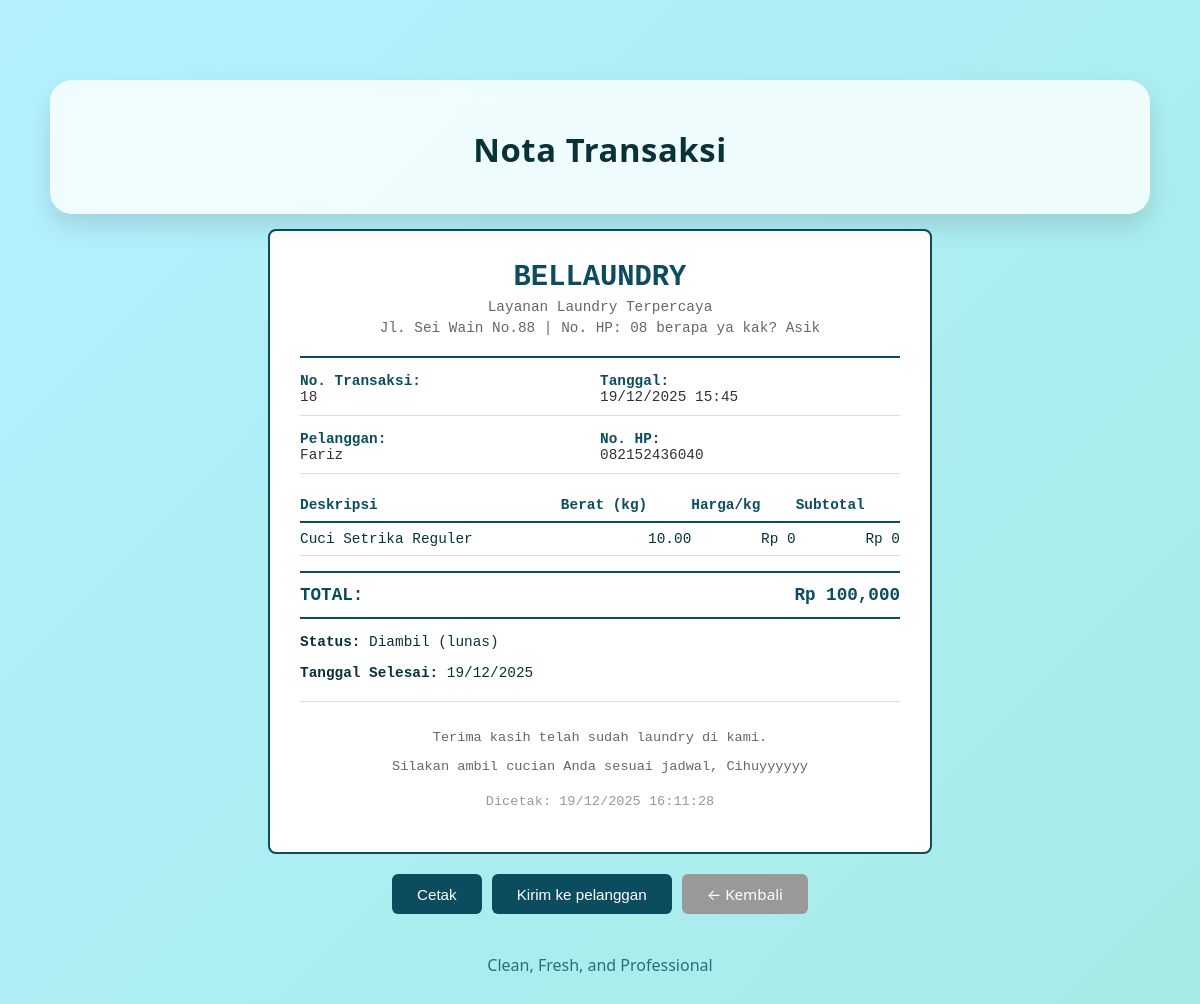
Screenshot of /app/Controllers/TransaksiController.php?aksi=nota&id_transaksi=18 with the database file from the repository.
### tables this page shows
CREATE TABLE `transaksi` (
  `id_transaksi` int(11) NOT NULL,
  `id_pelanggan` int(11) DEFAULT NULL,
  `id_pegawai` varchar(20) DEFAULT NULL,
  `tanggal_masuk` datetime DEFAULT NULL,
  `tanggal_selesai` datetime DEFAULT NULL,
  `status` varchar(50) DEFAULT 'Belum Lunas',
  `total_harga` decimal(10,2) DEFAULT 0.00,
  `metode_pembayaran` enum('Cash','Transfer','QRIS') DEFAULT 'Cash',
  `deleted_at` datetime DEFAULT NULL
);

CREATE TABLE `pelanggan` (
  `id_pelanggan` int(11) NOT NULL,
  `nama` varchar(100) NOT NULL,
  `no_hp` varchar(20) DEFAULT NULL,
  `alamat` text DEFAULT NULL,
  `deleted_at` datetime DEFAULT NULL
);

CREATE TABLE `detail_transaksi` (
  `id_detail` int(11) NOT NULL,
  `id_transaksi` int(11) DEFAULT NULL,
  `id_layanan` int(11) DEFAULT NULL,
  `berat` decimal(5,2) DEFAULT 0.00,
  `subtotal` decimal(10,2) DEFAULT 0.00
);

CREATE TABLE `layanan` (
  `id_layanan` int(11) NOT NULL,
  `id_pelanggan` int(11) DEFAULT NULL,
  `nama_layanan` varchar(100) NOT NULL,
  `berat` int(11) DEFAULT 0,
  `estimasi` varchar(50) DEFAULT NULL,
  `status` varchar(20) DEFAULT 'proses',
  `deleted_at` datetime DEFAULT NULL
);

### core/Controller.php (called while the page is built, shortened)
<?php
class Controller {
    public function model($model) {
        return new $model;
    }
    public function view($path, $data = []) {
        extract($data);
        $viewFile = __DIR__ . "/../app/Views/$path.php";
        require_once $viewFile;
    }
}

### config/koneksi.php (called while the page is built, shortened)
<?php
class Database {
    private static $instance = null;
    public static function connect() {
        if (self::$instance === null) {
            try {
                self::$instance = new PDO(
                    "mysql:host=" . DB_HOST . ";dbname=" . DB_NAME . ";charset=utf8mb4",
                    DB_USER,
                    DB_PASS,
                    [
                        PDO::ATTR_ERRMODE => PDO::ERRMODE_EXCEPTION,
                        PDO::ATTR_DEFAULT_FETCH_MODE => PDO::FETCH_ASSOC,
                        PDO::ATTR_EMULATE_PREPARES => false
                    ]
                );
            } catch (PDOException $e) {
                die("Database Connection Error: " . $e->getMessage());
            }
        }
        return self::$instance;
    }
}

### core/Model.php (called while the page is built, shortened)
<?php
require_once __DIR__ . '/../config/koneksi.php';
require_once __DIR__ . '/QueryBuilder.php';
class Model {
    protected $db;
    protected $table;
    public function __construct() {
        $this->db = Database::connect();
    }
    protected function getQueryBuilder($table = null, $pk = 'id') {
        return new QueryBuilder($this->db, $table ?? $this->table, $pk);
    }
}

### core/QueryBuilder.php (called while the page is built, shortened)
<?php
class QueryBuilder {
    protected $pdo;
    public function __construct($pdo = null, $table = null, $pk = 'id') {
        $this->pdo = $pdo ?? $GLOBALS['db'] ?? null;
    }
    public function raw($sql, $params = []) {
        $stmt = $this->pdo->prepare($sql);
        $stmt->execute($params);
        return $stmt->fetchAll();
    }
}
?>

### app/Models/Transaksi.php (called while the page is built, shortened)
<?php
require_once __DIR__ . '/../../core/Model.php';
class Transaksi extends Model {
    protected $table = 'transaksi';
    protected $primaryKey = 'id_transaksi';
    public function getById($id) {
        $qb = $this->getQueryBuilder($this->table, $this->primaryKey);
        $result = $qb->raw(
            "SELECT t.*, p.nama as nama_pelanggan, p.no_hp as no_hp
            FROM {$this->table} t
            LEFT JOIN pelanggan p ON t.id_pelanggan = p.id_pelanggan
            WHERE t.id_transaksi = ? AND t.deleted_at IS NULL",
            [$id]
        );
        return $result[0] ?? null;
    }
}

### app/Models/DetailTransaksi.php (called while the page is built, shortened)
<?php
require_once __DIR__ . '/../../core/Model.php';
class DetailTransaksi extends Model {
    protected $table = 'detail_transaksi';
    protected $primaryKey = 'id_detail';
    public function getByTransaksi($id_transaksi) {
        $qb = $this->getQueryBuilder($this->table, $this->primaryKey);
        return $qb->raw(
            "SELECT dt.*, l.nama_layanan, l.estimasi, l.status
            FROM {$this->table} dt
            LEFT JOIN layanan l ON dt.id_layanan = l.id_layanan
            WHERE dt.id_transaksi = ?
            ORDER BY dt.id_detail ASC",
            [$id_transaksi]
        );
    }
}

### app/Views/transaksi/nota.php (the view, shortened to what this page needs)
<!DOCTYPE html>
<html lang="id">
<head>
<link rel="stylesheet" href="/bellaundry/public/assets/css/style.css">
</head>
<body>
<div class="container-crud">
    <div class="card-crud" style="text-align: center; margin-bottom: 15px;">
        <h2 class="card-title">Nota Transaksi</h2>
    </div>
    <div class="nota-container">
        <div class="nota-header">
            <h1>BELLAUNDRY</h1>
            <p>Layanan Laundry Terpercaya</p>
            <p>Jl. Sei Wain No.88  | No. HP: 08 berapa ya kak? Asik</p>
        </div>
        <div class="nota-info">
            <div class="nota-info-col">
                <label>No. Transaksi:</label>
                <span><?= htmlspecialchars($transaksi['id_transaksi'] ?? '-') ?></span>
            </div>
            <div class="nota-info-col">
                <label>Tanggal:</label>
                <span><?= isset($transaksi['tanggal_masuk']) ? date('d/m/Y H:i', strtotime($transaksi['tanggal_masuk'])) : '-' ?></span>
            </div>
        </div>
        <div class="nota-info">
            <div class="nota-info-col">
                <label>Pelanggan:</label>
                <span><?= htmlspecialchars($transaksi['nama_pelanggan'] ?? 'N/A') ?></span>
            </div>
            <div class="nota-info-col">
                <label>No. HP:</label>
                <span><?= htmlspecialchars($transaksi['no_hp'] ?? '-') ?></span>
            </div>
        </div>
        <table class="nota-table">
            <thead>
                <tr>
                    <th>Deskripsi</th>
                    <th class="right">Berat (kg)</th>
                    <th class="right">Harga/kg</th>
                    <th class="right">Subtotal</th>
                </tr>
            </thead>
            <tbody>
                <?php if (!empty($detail)):
                    foreach ($detail as $item):
                        $subtotal = ($item['berat'] ?? 0) * ($item['harga'] ?? 0);
                ?>
                    <tr>
                        <td><?= htmlspecialchars($item['nama_layanan'] ?? 'Item') ?></td>
                        <td class="right"><?= number_format($item['berat'] ?? 0, 2) ?></td>
                        <td class="right">Rp <?= number_format($item['harga'] ?? 0, 0) ?></td>
                        <td class="right">Rp <?= number_format($subtotal, 0) ?></td>
                    </tr>
                <?php endforeach;
                else: ?>
                    <tr>
                        <td colspan="4" style="text-align: center; padding: 15px;">Tidak ada item detail</td>
                    </tr>
                <?php endif; ?>
            </tbody>
        </table>
        <div class="nota-total">
            <div class="nota-total-row">
                <span>TOTAL:</span>
                <span>Rp <?= number_format($transaksi['total_harga'] ?? 0, 0) ?></span>
            </div>
        </div>
        <div style="margin-bottom: 15px;">
            <p><strong>Status:</strong> <?= htmlspecialchars($transaksi['status'] ?? 'Pending') ?></p>
            <?php if (!empty($transaksi['tanggal_selesai'])): ?>
                <p><strong>Tanggal Selesai:</strong> <?= date('d/m/Y', strtotime($transaksi['tanggal_selesai'])) ?></p>
            <?php endif; ?>
        </div>
        <div class="nota-footer">
            <p>Terima kasih telah sudah laundry di kami.</p>
            <p>Silakan ambil cucian Anda sesuai jadwal, Cihuyyyyyy</p>
            <p style="margin-top: 20px; color: #999;">Dicetak: <?= date('d/m/Y H:i:s') ?></p>
        </div>
    </div>
    <div class="btn-container">
      <button type="button" class="btn-print" onclick="window.print()">Cetak</button>
      <button id="wa-notify-btn" type="button" class="btn-print" data-phone="<?= htmlspecialchars($transaksi['no_hp'] ?? '') ?>" data-name="<?= htmlspecialchars($transaksi['nama_pelanggan'] ?? '') ?>">Kirim ke pelanggan</button>
      <a href="/bellaundry/app/Controllers/TransaksiController.php?aksi=index" class="btn-back">← Kembali</a>
    </div>
    <div class="footer-crud">
      Clean, Fresh, and Professional
    </div>
</div>
</body>
</html>

### public/assets/css/style.css (style rules this page uses)
body { margin: 0; padding: 0; font-family: var(--font-sans); background: #f4f6f9; }
:root { --font-sans: 'Poppins', system-ui, -apple-system, 'Segoe UI', Roboto, 'Helvetica Neue', Arial; --font-heading: 'Poppins', system-ui, -apple-system, 'Segoe UI', Roboto, 'Helvetica Neue', Arial; --muted: #6b8f95; }
body { font-family: var(--font-sans); background: linear-gradient(135deg, #b6f0ff, #9be9d8, #c3fff1); background-size: 300% 300%; animation: flowBg 12s ease infinite; margin: 0; padding: 0; color: #083238; }
.container-crud { max-width: 1100px; margin: 60px auto; padding: 20px; }
.card-crud { background: rgba(255,255,255,0.8); backdrop-filter: blur(10px); padding: 35px; border-radius: 22px; box-shadow: 0 12px 25px rgba(0,0,0,0.12); }
.card-title { font-family: var(--font-heading); font-size: 2.05rem; font-weight: 600; color: #083238; margin-bottom: 22px; letter-spacing: 0.6px; }
.footer-crud { margin-top: 40px; text-align: center; color: #0b4d5e; opacity: 0.8; }

### app/Views/transaksi/nota.php (style rules this page uses)
.card-crud { padding: 20px 25px !important; }
.nota-container { background: white; padding: 30px; border: 2px solid #0b4d5e; border-radius: 8px; max-width: 600px; margin: 0 auto; font-family: 'Courier New', monospace; font-size: 0.9rem; }
.nota-header { text-align: center; border-bottom: 2px solid #0b4d5e; padding-bottom: 15px; margin-bottom: 15px; }
.nota-header h1 { margin: 0; color: #0b4d5e; font-size: 1.8rem; }
.nota-header p { margin: 5px 0; color: #666; }
.nota-info { display: flex; justify-content: space-between; margin-bottom: 15px; border-bottom: 1px solid #ddd; padding-bottom: 10px; }
.nota-info-col { flex: 1; }
.nota-info-col label { font-weight: bold; color: #0b4d5e; display: block; }
.nota-info-col span { display: block; color: #333; }
.nota-table { width: 100%; border-collapse: collapse; margin-bottom: 15px; }
.nota-table thead tr { border-bottom: 2px solid #0b4d5e; }
.nota-table thead th { text-align: left; padding: 8px 0; color: #0b4d5e; font-weight: bold; }
.nota-table tbody tr { border-bottom: 1px solid #ddd; }
.nota-table tbody td { padding: 8px 0; }
.nota-table td.right { text-align: right; }
.nota-total { border-top: 2px solid #0b4d5e; border-bottom: 2px solid #0b4d5e; padding: 12px 0; margin-bottom: 15px; }
.nota-total-row { display: flex; justify-content: space-between; font-weight: bold; color: #0b4d5e; font-size: 1.1rem; }
.nota-footer { text-align: center; margin-top: 20px; padding-top: 15px; border-top: 1px solid #ddd; font-size: 0.85rem; color: #666; }
.btn-container { display: flex; gap: 10px; justify-content: center; margin-top: 20px; }
.btn-print { background: #0b4d5e; color: white; padding: 10px 25px; border: none; border-radius: 6px; cursor: pointer; font-size: 0.95rem; }
.btn-back { background: #999; color: white; padding: 10px 25px; border: none; border-radius: 6px; cursor: pointer; text-decoration: none; font-size: 0.95rem; display: inline-block; }

### rows the page displays
transaksi: id_transaksi "18", tanggal_masuk "19/12/2025 15:45", id_pelanggan.nama "Fariz", id_pelanggan.no_hp "082152436040", total_harga "100,000", status "Diambil (lunas)", tanggal_selesai "19/12/2025"
detail_transaksi: id_layanan.nama_layanan "Cuci Setrika Reguler", berat "10.00", harga "0", berat "0"
